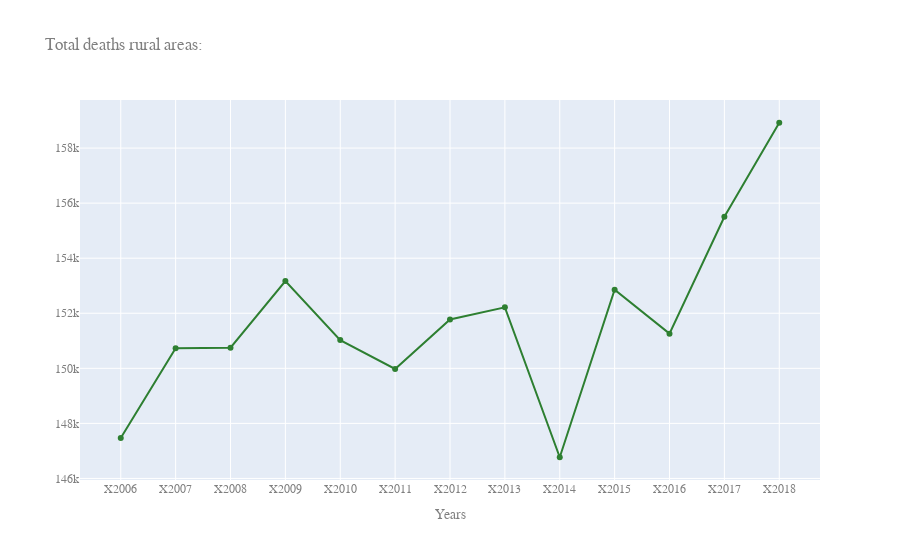

Write notebook code for a chart like this one.
### Markdown cell above
34-51: Deaths - rural areas (34: total)

### Code cell
df4 = pd.DataFrame(pd.read_csv("~/Desktop/Micro project/deaths.rur.csv", 
                              index_col=0) )[['YEAR', 'TOTAL']].copy()
fig = go.Figure()
fig.add_trace(go.Scatter(
                x=df4.YEAR,
                y=df4['TOTAL'],
                name="TOTAL",
                line_color='darkgreen',
                opacity=0.8))

fig.update_layout(title="Total deaths rural areas:",
    xaxis_title="Years",
    font=dict(
        family="Courier New, monospace, bold",
        color="#7f7f7f"
    )
)

### Figure 1 — Plotly figure (JSON) as saved in the notebook; plotly's stock layout.template omitted (floating-point values rounded to 4 significant figures)
{"data": [{"line": {"color": "darkgreen"}, "name": "TOTAL", "opacity": 0.8, "type": "scatter", "x": ["X2006", "X2007", "X2008", "X2009", "X2010", "X2011", "X2012", "X2013", "X2014", "X2015", "X2016", "X2017", "X2018"], "y": [147467, 150731, 150749, 153168, 151026, 149977, 151773, 152215, 146770, 152854, 151260, 155506, 158920]}], "layout": {"font": {"color": "#7f7f7f", "family": "Courier New, monospace, bold"}, "title": {"text": "Total deaths rural areas:"}, "xaxis": {"title": {"text": "Years"}}}}
